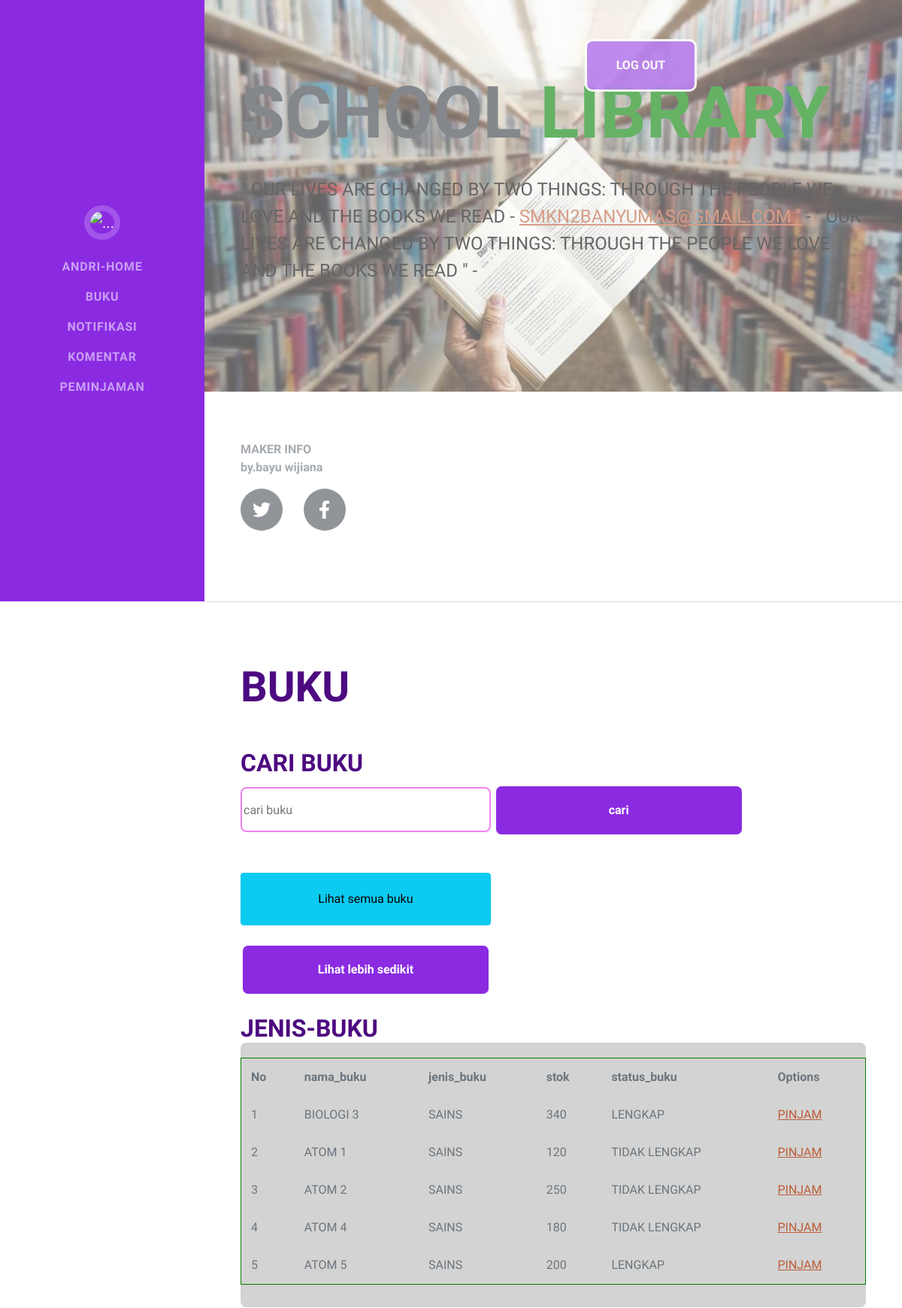
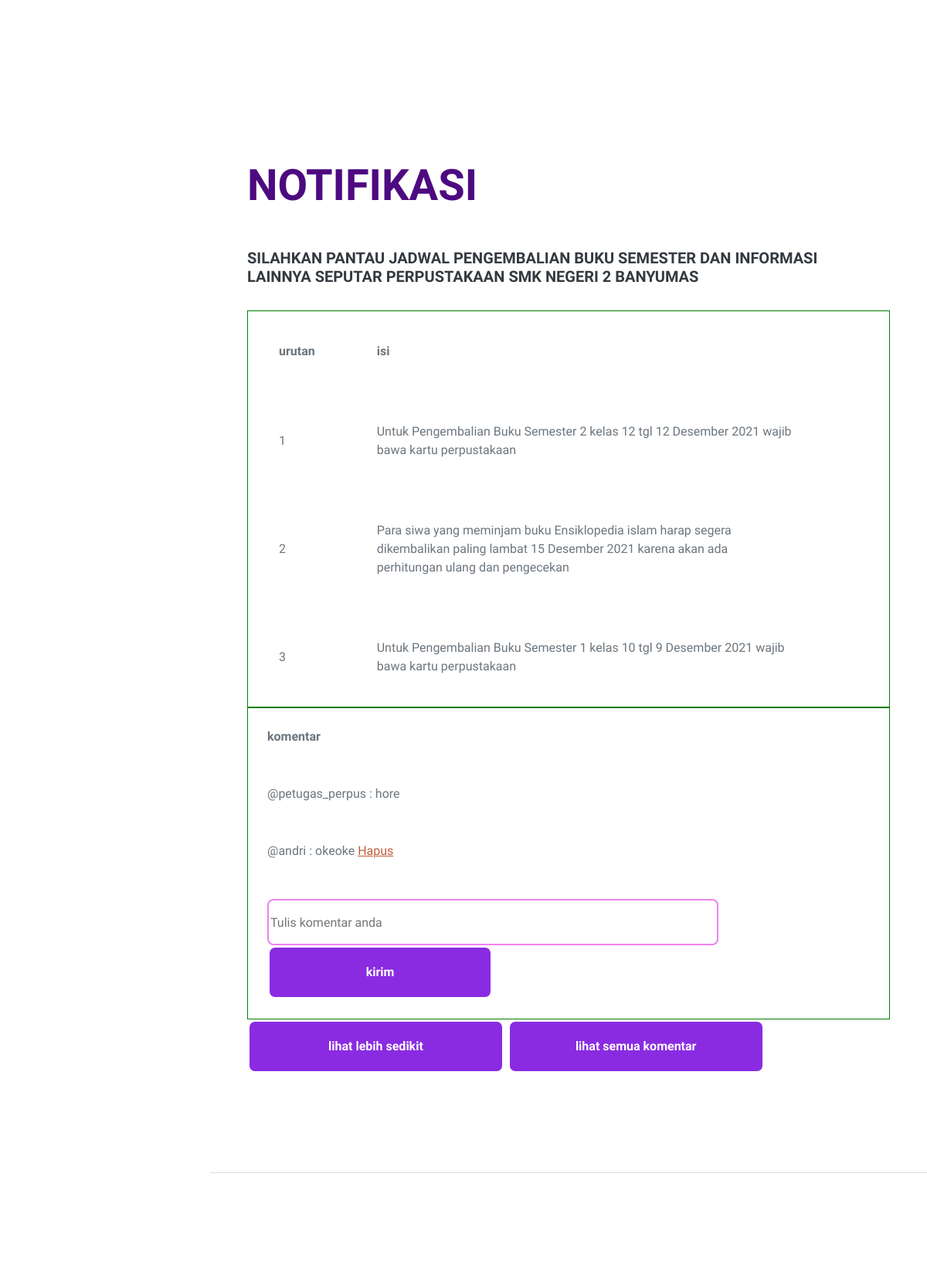
Screenshot of /menu-usser.php (signed in, upper part) with the database file from the repository (2 pictures, top to bottom).
### tables this page shows
CREATE TABLE `buku` (
  `id_buku` int(255) NOT NULL,
  `nama_buku` varchar(20) NOT NULL,
  `jenis_buku` varchar(20) NOT NULL,
  `stok_buku` int(255) NOT NULL,
  `status_buku` varchar(20) NOT NULL
);

CREATE TABLE `notifikasi` (
  `id_notifikasi` int(11) NOT NULL,
  `isi_notifikasi` varchar(1000) NOT NULL
);

CREATE TABLE `komentar` (
  `id` int(100) NOT NULL,
  `ussername` varchar(20) NOT NULL,
  `isi_komentar` varchar(225) NOT NULL
);

### menu-usser.php (the view, shortened to what this page needs)
<?php
    $ussername=$_SESSION["ussername"];
?>
<!DOCTYPE html>
<html lang="en">
<head>
    <link href="css/styles.css" rel="stylesheet" />
</head>
<body id="page-top">
    <nav class="navbar navbar-expand-lg navbar-dark  fixed-top" id="sideNav">
        <a class="navbar-brand js-scroll-trigger" href="#page-top">
            <span class="d-none d-lg-block"><img class="img-fluid img-profile rounded-circle mx-auto mb-2"
                    src="assets/img/logo.png" alt="..." /></span>
        </a>
        <div class="collapse navbar-collapse" id="navbarResponsive">
            <ul class="navbar-nav">
                <li class="nav-item"><a class="nav-link js-scroll-trigger" href=" #home"><?= 	$ussername?>-HOME</a></li>
                <li class="nav-item"><a class="nav-link js-scroll-trigger" href=" #buku">BUKU</a></li>
                <li class="nav-item"><a class="nav-link js-scroll-trigger" href="#notifikasi">NOTIFIKASI</a></li>
                <li class="nav-item"><a class="nav-link js-scroll-trigger" href="#komentar">KOMENTAR</a></li>
                <li class="nav-item"><a class="nav-link js-scroll-trigger" href=" #peminjaman">PEMINJAMAN</a></li>
            </ul>
        </div>
    </nav>
    <div class="container-fluid p-0">
        <section class="resume-section" id="home">
            <div class="resume-section-content">
                <div class="pilihan">
                <button type="button" data-bs-toggle="modal" data-bs-target="#exampleModal">LOG OUT
                </button>
                </div>
                <h1 class="mb-0">
                    School
                    <span class="text-primary">library</span>
                </h1>
                <div class="subheading mb-5">
                    <br>
                    <marquee>" Our lives are changed by two things: through the people we love and the books we read      -  <a
                            href="mailto:name@email.com">smkn2banyumas@Gmail.com "</a>
                         - " Our lives are changed by two things: through the people we love and the books we read "     -</marquee>
                </div>
                <p id="info">MAKER INFO<br>by.bayu wijiana</p>
                <div class="social-icons">
                    <a class="social-icon" href="https://twitter.com/BayuEzzio" target="blank"><i
                            class="fab fa-twitter"></i></a>
                    <a class="social-icon" href="https://www.facebook.com/bayu.wijiana" target="blank"><i
                            class="fab fa-facebook-f"></i></a>
                </div>
            </div>
        </section>
        <hr class="m-0" />
        <section class="resume-section" id="buku">
            <div class="resume-section-content">
                <h2 class="mb-5 mb-6">BUKU</h2>
                <div class="d-flex flex-column flex-md-row justify-content-between mb-5">
                    <div class="flex-grow-1">
                        <form action="" method="post" >
                                    <h3 class="mb-6">CARI BUKU</h3>
                                    <input type="text" name="keyword_buku" size="40px" placeholder ="cari buku " autokomplit="off">
                                    <button type="submit" name="cari_buku">cari</button>
                                </form><br>
                                <br>
                                <form  action="" method="post" >
                                    <button type="submit" name="semua-buku" class="btn btn-info">Lihat semua buku</button>
                                </form><br>
                                <form  action="" method="post" >
                                    <button type="submit" name="sedikit-buku">Lihat lebih sedikit</button>
                                </form>
                        <br>
                         <h3 class="mb-0 mb-6">JENIS-BUKU</h3>
                            <br>
                            <div>
                             <div class="lis-buku table-responsive" >
                                 <table  border="1" cellpadding="13%" >
                                    <tr >
                                        <th>No</th>
                                        <th>nama_buku</th>
                                        <th>jenis_buku</th>
                                        <th>stok</th>
                                        <th>status_buku</th>
                                        <th>Options</th>
                                    </tr>
                                    <?php
                                        include("config.php");
                                        $nomor=1;
                                        if(isset($_POST["cari_buku"])){
                                            $keyword_buku=$_POST['keyword_buku'];
                                                if($keyword_buku==""){
                                                    echo "<script>
                                                            alert('input untuk pencarian buku')
                                                            window.location='menu-usser.php #anggota';
                                                        </script>";
                                                }
                                            $query_mysql=mysqli_query($conn,"SELECT * FROM buku WHERE stok_buku = '$keyword_buku' OR nama_buku LIKE '%$keyword_buku%' OR jenis_buku LIKE '%$keyword_buku%' OR status_buku LIKE '$keyword_buku%'  ");
                                            while($data=mysqli_fetch_array($query_mysql)){
                                    ?>
                                                <tr>
                                                    <td><?= 	$nomor++?></td>
                                                    <td><?= 	$data['nama_buku']?></td>
                                                    <td><?= 	$data['jenis_buku']?></td>
                                                    <td><?= 	$data['stok_buku']?></td>
                                                    <td><?= 	$data['status_buku']?></td>
                                                    <td>
                                                        <a href="pinjam-buku.php?id=<?= 	$data['id_buku']?>">PINJAM </a>
                                                    </td>
                                                </tr>
                                    <?php	}
                                    }elseif(isset($_POST["sedikit-buku"]) || !isset($_POST["semua-buku"]) || !isset($_POST["cari-buku"])){
                                            $query_mysql=mysqli_query($conn,"SELECT * FROM buku LIMIT 1,5");
                                            while($data=mysqli_fetch_array($query_mysql)){
                                    ?>
                                                <tr>
                                                    <td><?= 	$nomor++?></td>
                                                    <td><?= 	$data['nama_buku']?></td>
                                                    <td><?= 	$data['jenis_buku']?></td>
                                                    <td><?= 	$data['stok_buku']?></td>
                                                    <td><?= 	$data['status_buku']?></td>
                                                    <td>
                                                            <a href="pinjam-buku.php?id=<?= 	$data['id_buku']?>">PINJAM </a>
                                                    </td>
                                                </tr>
                                    <?php	}
                                    }
                                    ?>
                                </table>
                             </div>
                            </div>
                    </div>
                </div>
                </div>
            </div>
        <section class="resume-section" id="notifikasi">
            <div class="resume-section-content">
                <h2 class="mb-5 mb-6">NOTIFIKASI</h2>
                <h5>
                    Silahkan pantau jadwal pengembalian buku semester dan informasi <br>
                    lainnya seputar Perpustakaan SMK Negeri 2 Banyumas
                </h5><br>
                <div class="d-flex flex-column flex-md-row justify-content-between mb-5">
                    <div class="flex-grow-1">
                            <table   border="1" cellpadding="40%">
                                <tr>
                                    <th>urutan</th>
                                    <th>isi</th>
                                </tr>
                                <?php
                                    include("config.php");
                                    $nomor=1;
                                    $query_mysql=mysqli_query($conn,"SELECT * FROM notifikasi ");
                                    while($data=mysqli_fetch_array($query_mysql)){
                                ?>
                                    <tr>
                                        <td><?= 	$nomor++?></td>
                                        <td><?= 	$data['isi_notifikasi']?></td>
                                        <td>
                                        </td>
                                    </tr>
                                <?php	}?>
                            </table>
                            <div id="komentar" class="table-responsive">
                                <table   border="1" cellpadding="25%" >
                                    <tr>
                                        <th>komentar</th>
                                    </tr>
                                    <?php
                                        if(isset($_POST['lihat-sedikit']) || !isset($_POST['lihat-semua'])){
                                            include("config.php");
                                            $query_mysql=mysqli_query($conn,"SELECT * FROM komentar LIMIT 1,2 ");
                                            while($data=mysqli_fetch_array($query_mysql)){
                                                $ussername_2=$data['ussername'];
                                    ?>
                                                <tr>
                                                    <td>@<?=$data['ussername'] ?> : <?=$data['isi_komentar'] ?>
                                                    <?php if($ussername==$ussername_2){?>
                                                        <a href="hapus-komen-usser.php?id_komentar=<?= 	$data['id']?>">Hapus</a>
                                                    <?php	} ?>
                                                    <td>
                                                </tr>
                                            <?php	}?>
                                                <tr>
                                                    <td style="width: 100%">
                                                        <form action="komentar-aksi.php" method="post" >
                                                            <input style="width:80% "type="text" name="isi_komentar" placeholder="Tulis komentar anda " required>
                                                            <button name="kirim-komentar">kirim</button>
                                                        </form>
                                                    </td>
                                                </tr>
                             <?php } ?>
                                    </div>
                            <form action="" method="post">
                                <button type ="submit" name="lihat-sedikit" >
                                    lihat lebih sedikit
                                </button>
                                <button type ="submit" name="lihat-semua" >
                                    lihat semua komentar
                                </button>
                            </form>
                    </div>
                </div>
            </div>
        </section>
        <hr class="m-0" />
        <section class="resume-section" id="peminjaman">
        </section>
</body>
</html>

### rows the page displays
buku: nama_buku "BIOLOGI 3", jenis_buku "SAINS", stok_buku "340", status_buku "LENGKAP"
buku: nama_buku "ATOM 1", jenis_buku "SAINS", stok_buku "120", status_buku "TIDAK LENGKAP"
buku: nama_buku "ATOM 2", jenis_buku "SAINS", stok_buku "250", status_buku "TIDAK LENGKAP"
buku: nama_buku "ATOM 4", jenis_buku "SAINS", stok_buku "180", status_buku "TIDAK LENGKAP"
buku: nama_buku "ATOM 5", jenis_buku "SAINS", stok_buku "200", status_buku "LENGKAP"
notifikasi: isi_notifikasi "Untuk Pengembalian Buku Semester 2 kelas 12 tgl 12 Desember 2021 wajib bawa kartu perpustakaan"
notifikasi: isi_notifikasi "Para siwa yang meminjam buku Ensiklopedia islam harap segera dikembalikan paling lambat 15 Desember 2021 karena akan ada perhitungan ulang dan pengecekan"
notifikasi: isi_notifikasi "Untuk Pengembalian Buku Semester 1 kelas 10 tgl 9 Desember 2021 wajib bawa kartu perpustakaan"
komentar: ussername "petugas_perpus", isi_komentar "hore"
komentar: ussername "andri", isi_komentar "okeoke"

### other values shown
$ussername "ANDRI"
